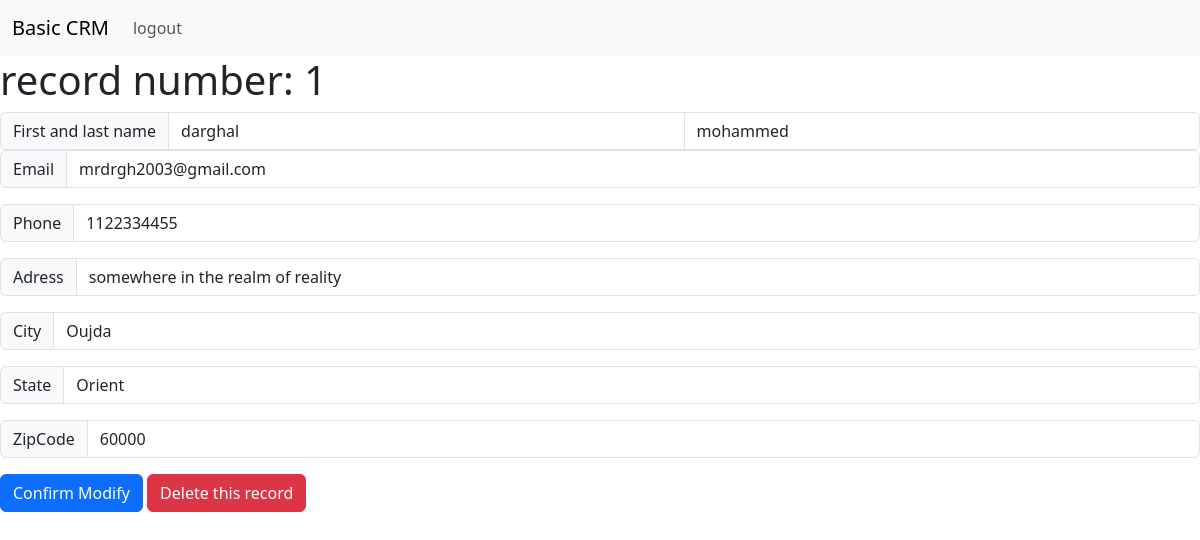
The page /record/1 (signed in) on the database its author committed.
### website/models.py (models this page shows, shortened)
class records(models.Model):
    created_at = models.DateTimeField(auto_now_add=True)
    first_name = models.CharField(max_length=50)
    last_name = models.CharField(max_length=50)
    email = models.CharField(max_length=50)
    phone = models.CharField(max_length=50)
    address = models.CharField(max_length=50)
    city = models.CharField(max_length=50)
    state = models.CharField(max_length=50)
    zipcode = models.CharField(max_length=50)

### website/views.py (the view)
# urls.py: path('record/<int:id>', views.records_view, name="records"),
def records_view(req, id):
    if req.user.is_authenticated :
        record = records.objects.get(id=id)
        return render(req, "record.html", {"record": record})
    else:
        return redirect('home')

### website/templates/record.html (shortened to what this page needs)
{% extends 'base.html' %}
{% block somtn %}
    <h1>record number: {{ record.id }}</h1>
    <form action="{% url 'modify_record' record.id %}" method="post">
        <div class="input-group">
            <span class="input-group-text">First and last name</span>
            <input type="text" aria-label="First name" maxlength=50 name="first_name" class="form-control" value="{{ record.first_name }}">
            <input type="text" aria-label="Last name"  maxlength=50  name="last_name" class="form-control" value="{{ record.last_name }}">
        </div>
        <div class="input-group mb-3">
            <span class="input-group-text" id="inputGroup-sizing-default">Email</span>
            <input value="{{ record.email }}" type="text"  maxlength=50  name="email" class="form-control" aria-label="Sizing example input" aria-describedby="inputGroup-sizing-default">
        </div>
        <div class="input-group mb-3">
            <span class="input-group-text" id="inputGroup-sizing-default">Phone</span>
            <input type="tel" class="form-control" value="{{ record.phone }}"  maxlength=50 a name="phone" ria-label="Sizing example input" aria-describedby="inputGroup-sizing-default">
        </div>
        <div class="input-group mb-3">
            <span class="input-group-text" id="inputGroup-sizing-default">Adress</span>
            <input type="text" class="form-control" value="{{ record.address }}" maxlength=50  name="adress" aria-label="Sizing example input" aria-describedby="inputGroup-sizing-default">
        </div>
        <div class="input-group mb-3">
            <span class="input-group-text" id="inputGroup-sizing-default">City</span>
            <input type="text" class="form-control"  maxlength=50   value="{{ record.city }}" name="city" aria-label="Sizing example input" aria-describedby="inputGroup-sizing-default">
        </div>
        <div class="input-group mb-3">
            <span class="input-group-text" id="inputGroup-sizing-default">State</span>
            <input type="text" class="form-control"  maxlength=50  name="state"  value="{{ record.state }}" aria-label="Sizing example input" aria-describedby="inputGroup-sizing-default">
        </div>
        <div class="input-group mb-3">
            <span class="input-group-text" id="inputGroup-sizing-default">ZipCode</span>
            <input type="text" class="form-control" maxlength=50  name="zipcode"  value="{{ record.zipcode }}"  aria-label="Sizing example input" aria-describedby="inputGroup-sizing-default">
        </div>
        <button class="btn btn-primary" type="submit">Confirm Modify</button>
        <button class="btn btn-danger" type="button" onclick="window.location.href='{% url 'delete_record' record.id%}'">Delete this record</button>
    </form>
{% endblock%}

### rows shown on the page
records: id "1", first_name "darghal", last_name "mohammed", email "mrdrgh2003@gmail.com", phone "1122334455", adress "somewhere in the realm of reality", city "Oujda", state "Orient", zipcode "60000"
